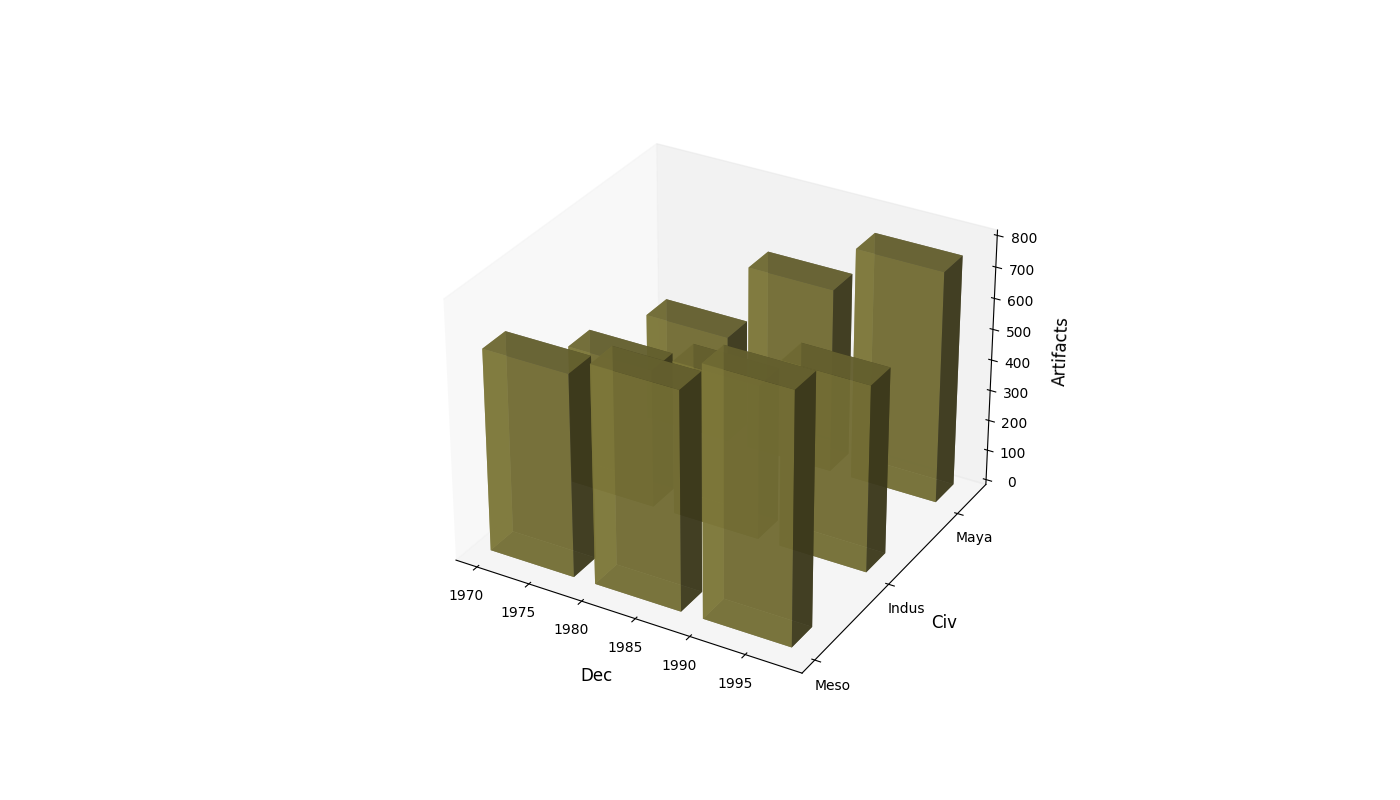

The script that drew this image:
import matplotlib.pyplot as plt
from mpl_toolkits.mplot3d import Axes3D
import numpy as np

# Data
decades = np.array([1970, 1980, 1990])
civilizations = ['Meso', 'Indus', 'Maya']
artifacts_data = np.array([
    [650, 700, 800],
    [450, 500, 600],
    [350, 600, 750]
])

# Plot
fig = plt.figure(figsize=(14, 8))
ax = fig.add_subplot(111, projection='3d')

# Single color for all bars
single_color = '#8D8741'

for i in range(len(civilizations)):
    xs = decades
    ys = np.full(xs.shape, i * 3)
    zs = np.zeros(decades.shape)

    for j in range(len(decades)):
        height = artifacts_data[i, j]
        ax.bar3d(xs[j], ys[j], zs[j], dx=8, dy=0.8, dz=height, color=single_color, alpha=0.8)
        zs[j] += height

# Labels on axes
ax.set_xlabel('Dec', fontsize=12, labelpad=10)
ax.set_ylabel('Civ', fontsize=12, labelpad=10)
ax.set_zlabel('Artifacts', fontsize=12, labelpad=10)
ax.set_yticks([i * 3 for i in range(len(civilizations))])
ax.set_yticklabels(civilizations)

# Removing stylistic elements: legends, grids, and the outer border
ax.grid(False)

plt.show()
